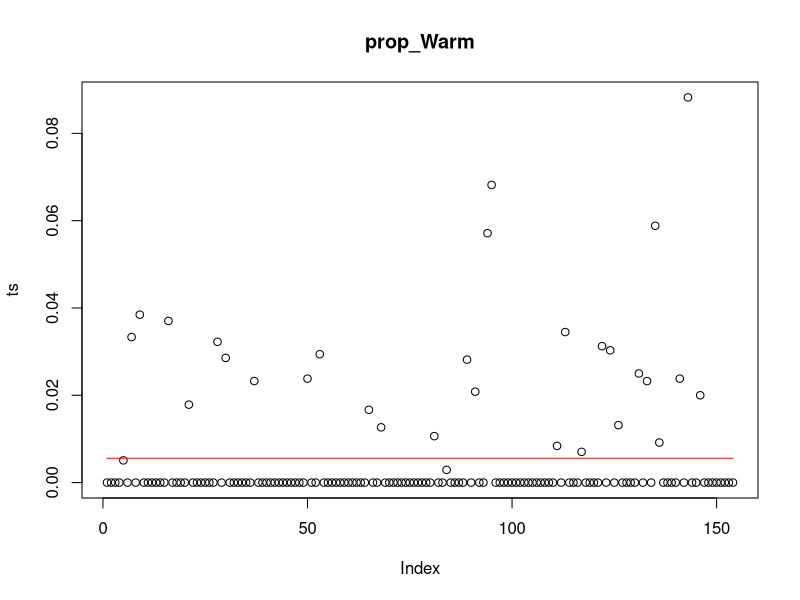
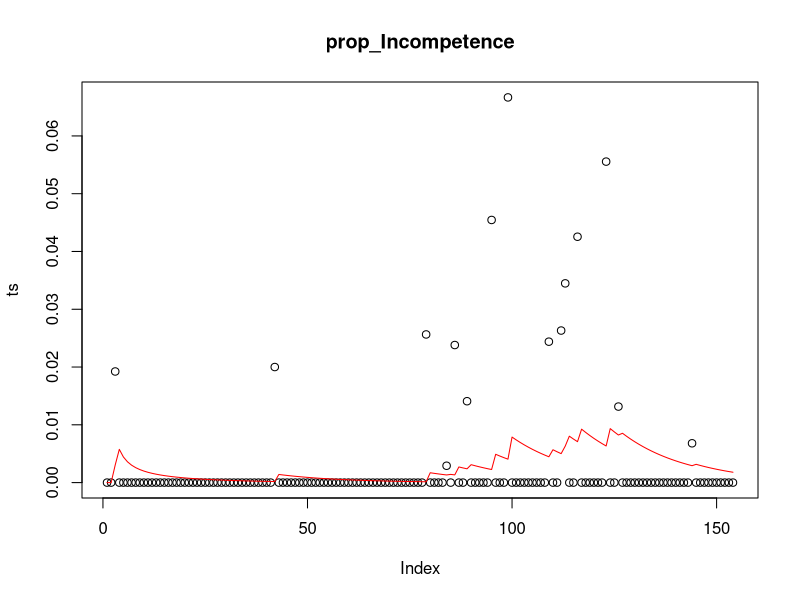
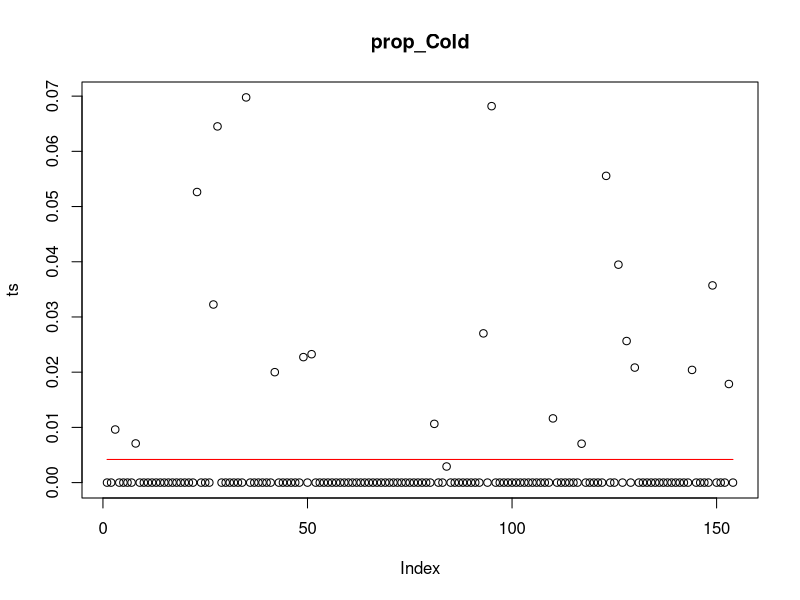
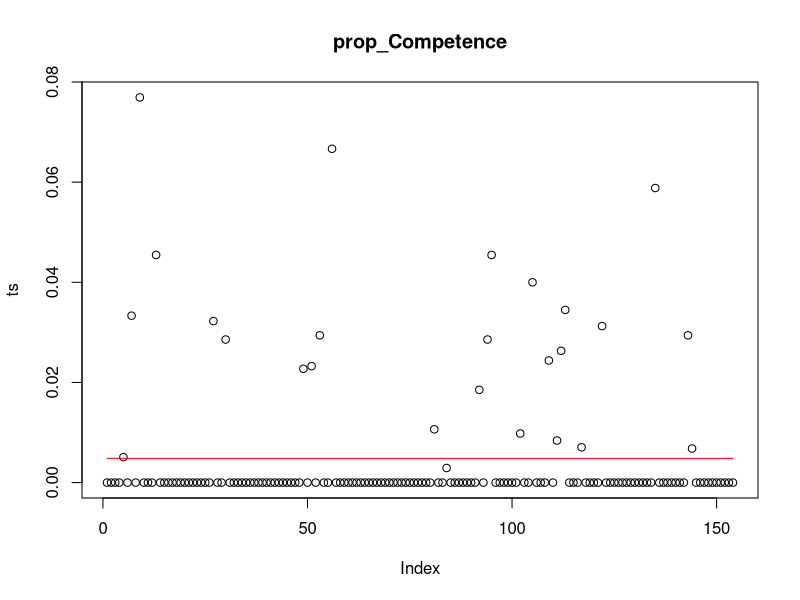
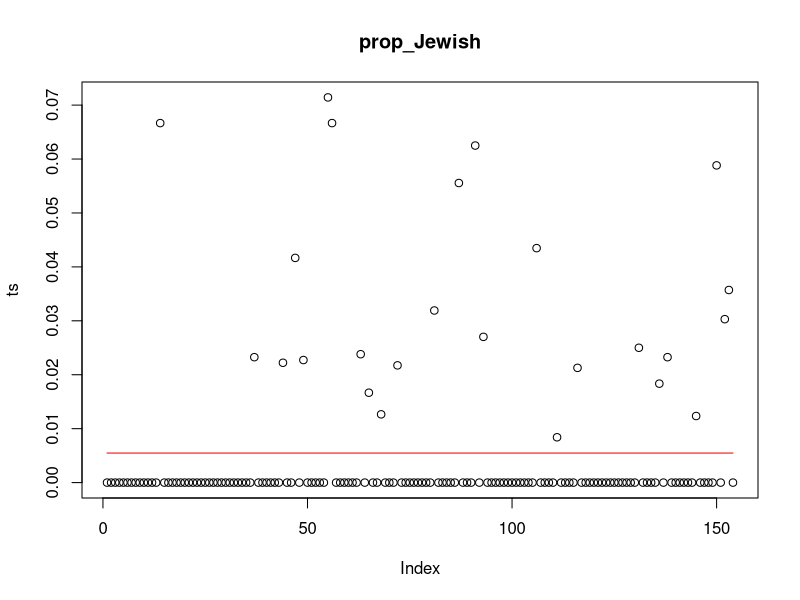
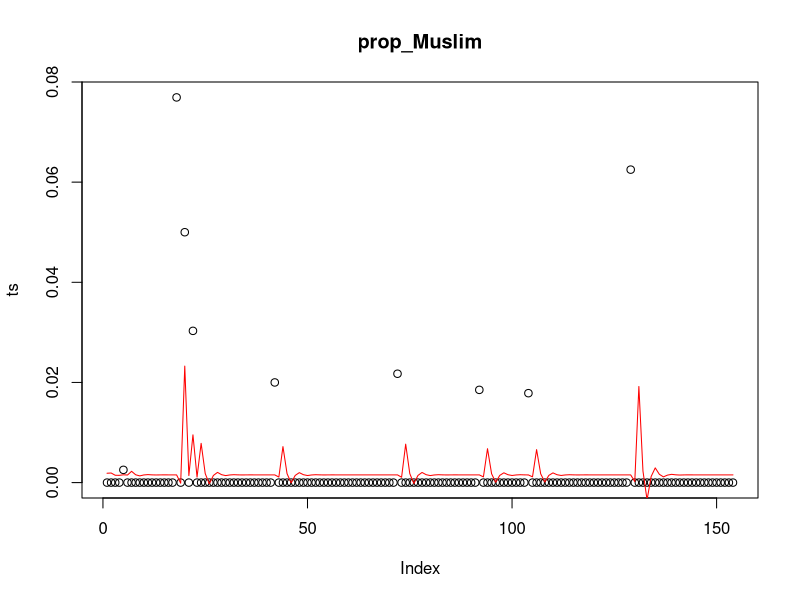
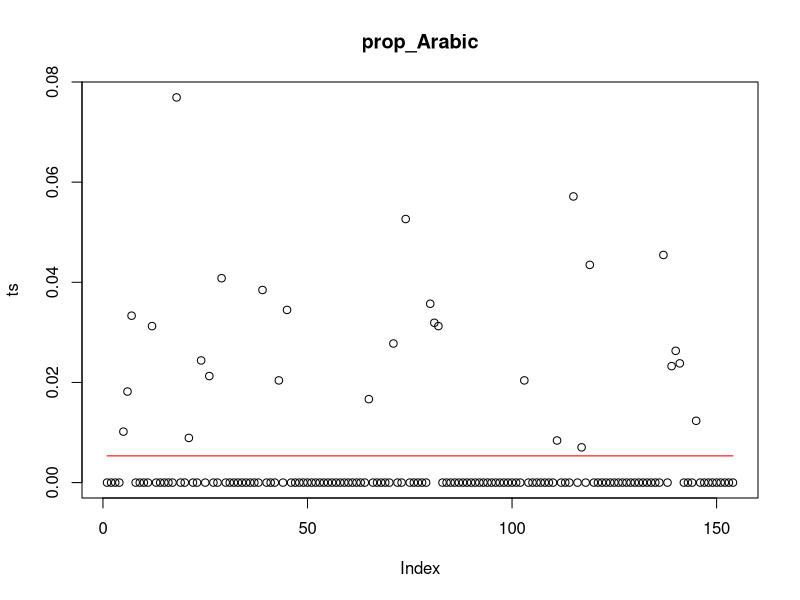
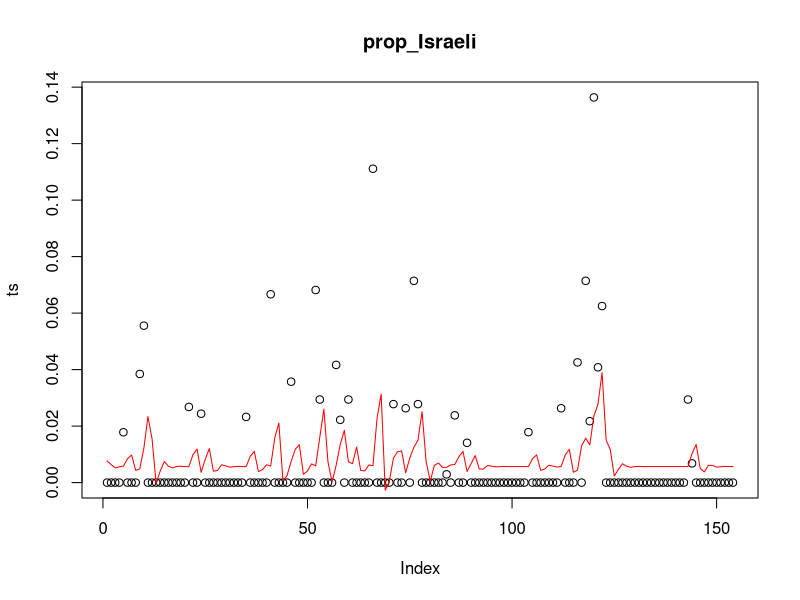

Here is the R script that generated these plots, in order:
# Load the necessary libraries
library(tidyverse)
library(forecast)
library(strucchange)
library(tseries)


# Read the data
data <- read.csv("After_Stereotypes_Proportion.csv")

# Convert the 'After_Dates' column to a proper date format
data <- data %>%
  mutate(After_Dates = as.Date(After_Dates, format = "%B %d, %Y %I:%M %p"))

# Subset the data for the variables you want to model
prop_variables <- c("prop_Warm", "prop_Incompetence", "prop_Cold", "prop_Competence",
                    "prop_Jewish", "prop_Muslim", "prop_Arabic", "prop_Israeli", "prop_IDF", "prop_Hamas")

# Create a time series for each variable
ts_data <- data %>%
  select(After_Dates, all_of(prop_variables)) %>%
  pivot_longer(-After_Dates, names_to = "variable", values_to = "value")

# Check if the variables are stationary using Dickey-Fuller test
for (var in prop_variables) {
  ts <- ts_data %>%
    filter(variable == var) %>%
    arrange(After_Dates) %>%
    pull(value)
  
  print(var)
  print(summary(adf.test(ts)))
}

# Identify structural changes (breakpoints) in the time series
for (var in prop_variables) {
  ts <- ts_data %>%
    filter(variable == var) %>%
    arrange(After_Dates) %>%
    pull(value)
  
  print(var)
  print(breakpoints(ts ~ 1))
}

# Fit the ARIMA model for each variable
for (var in prop_variables) {
  ts <- ts_data %>%
    filter(variable == var) %>%
    arrange(After_Dates) %>%
    pull(value)
  
  fit <- auto.arima(ts)
  
  # Print the model summary
  print(var)
  print(summary(fit))
  
  # Visualize the time series and the fitted model
  plot(ts, main = var)
  lines(fitted(fit), col = "red")
}
